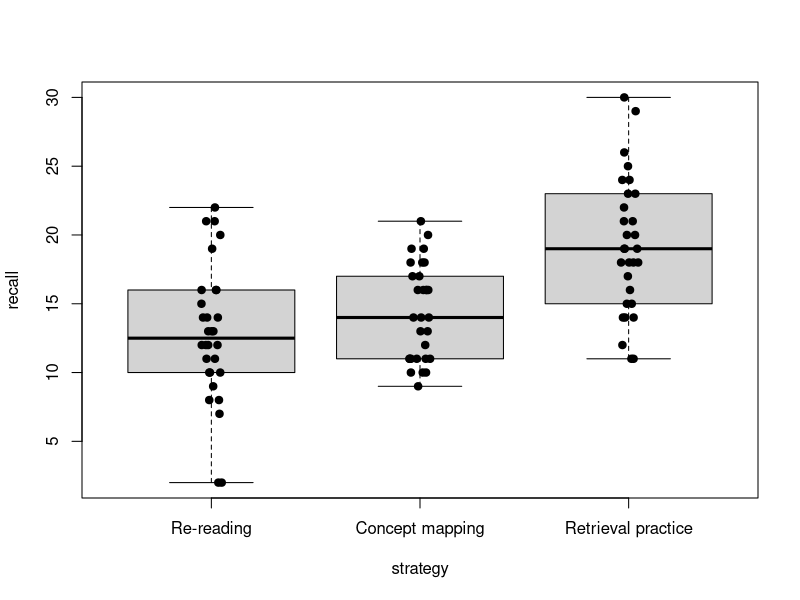
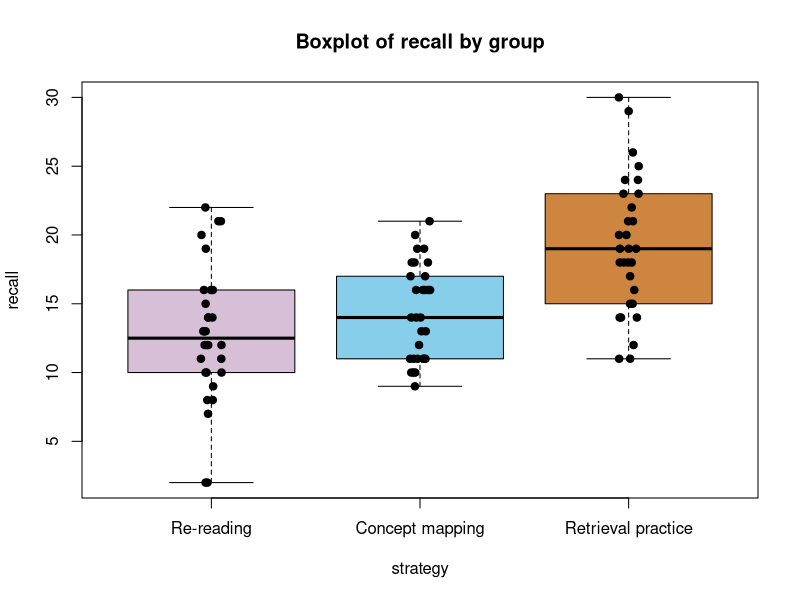
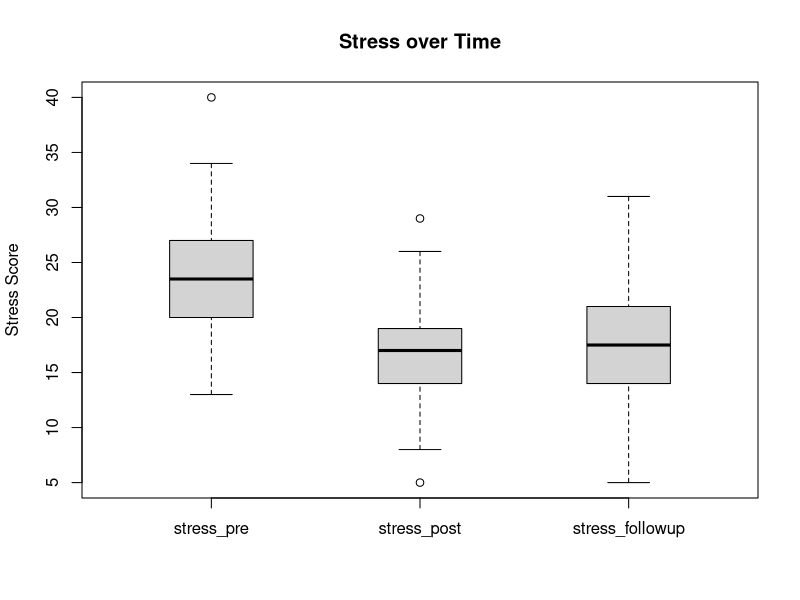
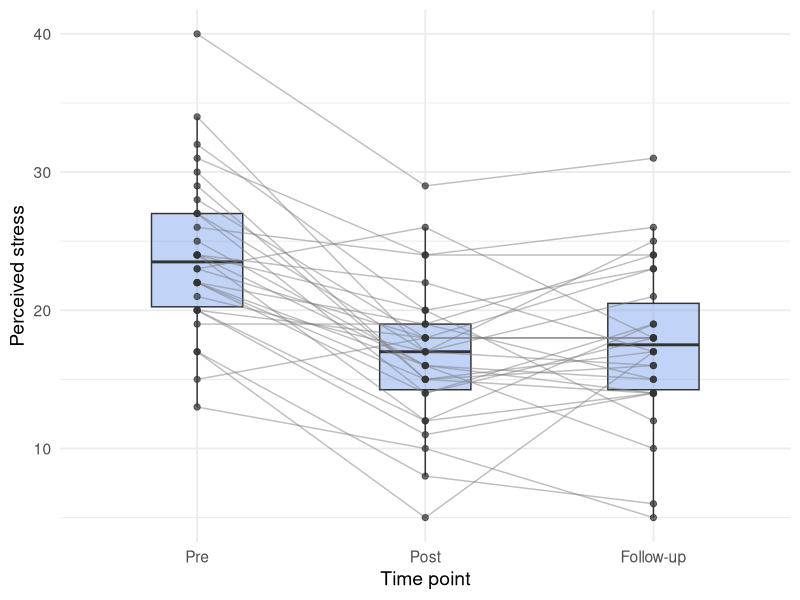
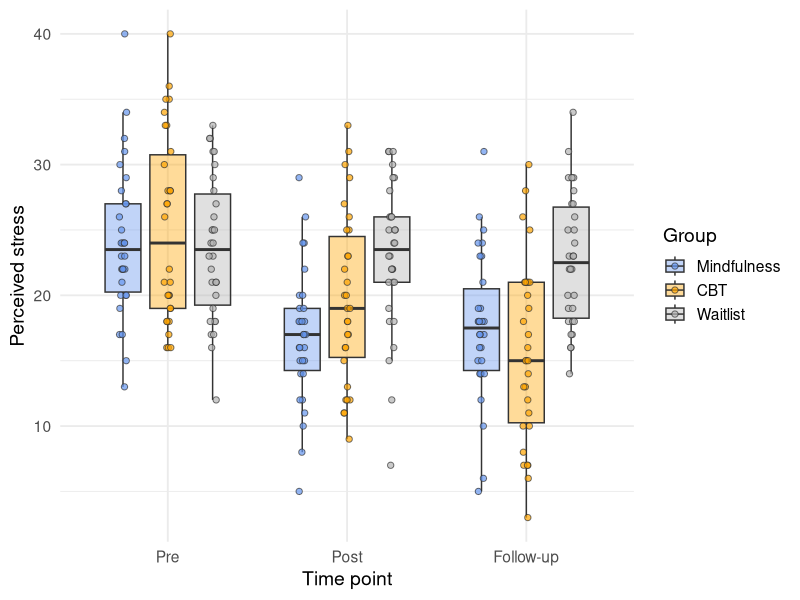

These charts were generated, in order, by the following R code:
## ---- chunk 1
#| echo: false
df <- read.csv("data/studyStrategyData.csv")
## ---- chunk 2
df$strategy <- factor(df$strategy, levels = c("Re-reading",
                                             "Concept mapping",
                                             "Retrieval practice"))
## ---- chunk 3
#| echo: false
aovFormula <- recall ~ strategy
## ---- chunk 4
library(car)
leveneTest(aovFormula,df)

## ---- chunk 5
mdl <- aov(aovFormula,df)

## ---- chunk 6
#| echo: false
shapiro.test(mdl$residuals)
## ---- chunk 7
summary(mdl)
## ---- chunk 8
library(psych)
TukeyHSD(mdl)

describeBy(df$recall, df$strategy)
## ---- chunk 9
library(rstatix)
eta_squared(mdl) 
## ---- chunk 10
boxplot(aovFormula, data = df, outline = FALSE) 
stripchart(aovFormula, data = df, vertical = TRUE, method = "jitter", jitter = 0.05, pch = 19, add = TRUE)

## ---- chunk 11
boxplot(aovFormula, data = df, main = "Boxplot of recall by group", col = c("thistle","skyblue","peru" ),outline = FALSE) 
stripchart(aovFormula, data = df, vertical = TRUE, method = "jitter", jitter = 0.05, pch = 19, add = TRUE)

## ---- chunk 12
#| echo: false
rm(list = ls()) #clear the environment
df <- read.csv("data/stress_repeated_1x3.csv")
## ---- chunk 13
library(tidyr)

dfLong <- pivot_longer(df, cols = starts_with("stress"), names_to = "Time", values_to = "Score")

# we still need to properly set up our factor variable
dfLong$Time <- factor(dfLong$Time,
                       levels = c("stress_pre", "stress_post", "stress_followup"),
                       labels = c("Pre", "Post", "Follow-up"))
## ---- chunk 14
library(rstatix)

res <- anova_test(data = dfLong, dv = Score, wid = id,
                  within = Time, effect.size = "pes")

res  #print the result to screen

## ---- chunk 15
get_anova_table(res)
## ---- chunk 16
pwc <- pairwise_t_test(dfLong, Score ~ Time,
                       paired = TRUE,
                       p.adjust.method = "bonferroni")
pwc

#calculate Cohen's D
pwd <- cohens_d(dfLong, Score ~ Time, paired = TRUE)

pwd


#get descriptive statistics
get_summary_stats(df, stress_pre, stress_post, stress_followup, type = "mean_sd")
## ---- chunk 17
boxplot(df[, c("stress_pre", "stress_post", "stress_followup")],
        main = "Stress over Time", ylab = "Stress Score",
        boxwex = 0.4)

## ---- chunk 18
library(ggplot2)
ggplot(dfLong, aes(x = Time, y = Score)) +
  geom_boxplot(width = 0.4, outlier.shape = NA,
               fill = "cornflowerblue", alpha = 0.4) +
  geom_line(aes(group = id), colour = "grey50", alpha = 0.5) +
  geom_point(colour = "grey20", alpha = 0.7, size = 1.8) +
  labs(x = "Time point", y = "Perceived stress") +
  theme_minimal(base_size = 14)


## ---- chunk 19
#| echo: false
rm(list = ls()) #clear the environment
df <- read.csv("data/stress_mixed_3x3.csv")
## ---- chunk 20

library(tidyr)

dfLong <- pivot_longer(df, cols = starts_with("stress"), names_to = "Time", values_to = "Score")

# we still need to properly set up our factor variable
dfLong$Time <- factor(dfLong$Time,
                       levels = c("stress_pre", "stress_post", "stress_followup"),
                       labels = c("Pre", "Post", "Follow-up"))
#now we need to do the same for the group variable.
dfLong$group <- factor(dfLong$group,
                       levels = c("Mindfulness", "CBT", "Waitlist"),
                       )

head(dfLong)
## ---- chunk 21
ggplot(dfLong, aes(x = Time, y = Score, fill = group)) +
  geom_boxplot(width = 0.6, outlier.shape = NA, alpha = 0.4,
               position = position_dodge(width = 0.75)) +
  geom_point(shape = 21, colour = "grey20", alpha = 0.7, size = 1.8,
             position = position_jitterdodge(jitter.width = 0.1,
                                             dodge.width = 0.75)) +
  scale_fill_manual(values = c("cornflowerblue", "orange","grey70")) +
  labs(x = "Time point", y = "Perceived stress", fill = "Group") +
  theme_minimal(base_size = 14)

## ---- chunk 22
library(car)

by(dfLong, dfLong$Time, function(d) leveneTest(Score ~ group, data = d))

## ---- chunk 23
# The ANOVA itself reports Mauchly's test and the sphericity corrections
res <- anova_test(data = dfLong, dv = Score, wid = id,
           between = group, within = Time)
get_anova_table(res)
## ---- chunk 24
# The ANOVA itself reports Mauchly's test and the sphericity corrections
res <- anova_test(data = dfLong, dv = Score, wid = id,
           between = group, within = Time, effect.size = "pes")
res
get_anova_table(res)
